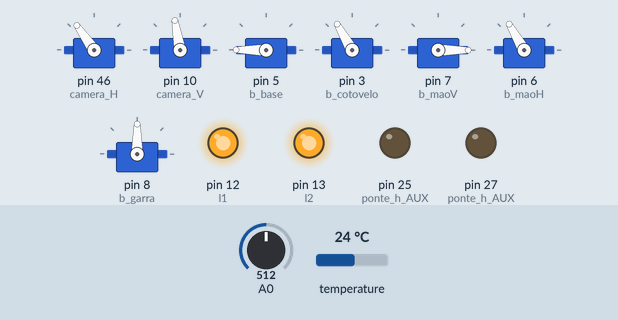
A sketch run on a simulated Arduino Mega 2560, built with avr-gcc and run on an emulated ATmega2560. Shown: 7 × servo, output pins drawn as LEDs (lit = HIGH). The test bench sets the inputs (shaded band); at power-on: A0 = 512, temperature 24 °C. Pins used as bus, display or sensor lines are not drawn; what the sketch prints to the serial monitor is not drawn.

Above: at 0.1 s.
Timing chart, 0 to 1.6 s (numbered marks = the images above):
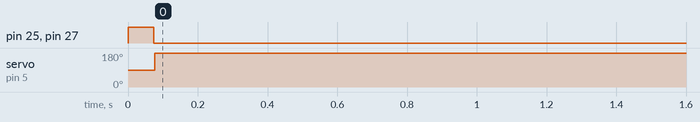

Measured:
- by itself, pin 25 (ponte_h_AUX), pin 27 (ponte_h_AUX): HIGH → LOW at 0.07 s
- by itself, servo on pin 5 (b_base): 90° → 180° at 0.08 s

The sketch:

tcc3Final.ino
```cpp
// Includes
#include <Servo.h>
#include <OneWire.h>
#include <DallasTemperature.h>

// Defines
#define ONE_WIRE_BUS 47     // Porta do pino de sinal do DS18B20
#define r1 41 //Azul e Branco
#define r2 38
#define l1 12 //Roxo e Cinza
#define l2 13

// Define uma instancia do oneWire para comunicacao com o sensor
OneWire oneWire(ONE_WIRE_BUS);
DallasTemperature sensors(&oneWire);
DeviceAddress sensor1;

// Variables
int count = 0;
int analogic_mq135 = 0;
char sensorGasString[5]={'\0','\0','\0','\0'};
char SensorTmpString[5]={'\0','\0','\0','\0'};

//Servo declarations
Servo camera_H;
Servo camera_V;
Servo b_base;
Servo b_cotovelo;
Servo b_maoV;
Servo b_maoH;
Servo b_garra;

//***********************************************************************************************************
//Initialisation Function
//***********************************************************************************************************

void setup()
{
  // set the digital pin as output and initialize LOW:
  pinMode(r1, OUTPUT);
  pinMode(r2, OUTPUT);
  pinMode(l1, OUTPUT);
  pinMode(l2, OUTPUT);

  digitalWrite(r1, HIGH);
  digitalWrite(r2, HIGH);
  digitalWrite(l1, HIGH);
  digitalWrite(l2, HIGH);

  pinMode(25, OUTPUT); // ponte h AUX
  digitalWrite(25, HIGH);
  pinMode(27, OUTPUT); // ponte h AUX
  digitalWrite(27, HIGH);

  // Turn the Serial Protocol ON
  Serial.begin(57600);  //First hardware serial is used for debugging only
  Serial1.begin(57600); //Arduino Mega 2560 is used, so hardware serial 1 is used

  // Inicia a leitura de sensores de temperatura
  sensors.begin();
  sensors.getAddress(sensor1, 0);

  //Configure camera servos and initial angle
  camera_H.attach(46);
  camera_V.attach(10);
  camera_H.write(125);
  camera_V.write(100);

  //Configure arm servos and initial angle
  b_base.attach(5);
  b_cotovelo.attach(3);
  b_maoV.attach(7);
  b_maoH.attach(6);
  b_garra.attach(8);

  b_maoH.write(120);
  delay(15);
  b_maoV.write(0);
  delay(15);
  b_cotovelo.write(120);
  delay(15);
  b_base.write(180);

  //Configure motors pins initial value
}

//************************************************************************************************************
//Main loop
//************************************************************************************************************

void loop()
{
  getstring();
  delay(50);
  // Would have preferred to update at 25Hz or higher (delay (40)) but reliability was reduced
}

//**************************************************************************************
//Other Functions
//**************************************************************************************

// void getstring ()
// This function sends an output to the C# program periodically, containing a final character "A"
// This function also receives strings sent via serial
// It stops receiving serial input when the "Z" character is detected

// Using comma locations in the saved char array, it saves the input throttle and steering
// values into separate char arrays. It also extracts other information (eg lights)
// It then writes to the throttle and steering variables (using the atoi function)

void getstring ()
{
  char inputstring[19];
  String testeEntrada;
  String outputstring;
  int bytesreceived = 0;
  int index = 0;
  int posindex = 0;
  char motorLVal = '5';
  char motorRVal = '5';
  char braco = ' ';
  char bracostring[4]={'\0','\0','\0'};
  char panstring[4]={'\0','\0','\0'};
  char tiltstring[4]={'\0','\0','\0'};
//  char slowmode;
//  int throttle_comma = 0;
  int motorL_comma = 1;
  int motorR_comma = 3;
  int braco_comma = 5;
  int braco_comma_val = 9;
  int pan_comma = 13;
  int tilt_comma = 17;
  int motorR = 5;
  int motorL = 5;
  int braco_val = 0;
  int braco_base = 180;
  int braco_cotovelo = 90;
  int braco_horizontal = 90;
  int braco_vertical = 90;
  int braco_garra = 160;
  int cam_pan = 125;
  int cam_tilt = 100;
  int data_valid = 0;
//  int counter = 0;

//receive and save serial input characters until a new line character is detected, or the char array is full.
//if received message is greater than 14 characters if (Serial.available() > 18)
  if (Serial.available()> 17)
  {
    //counter = Serial.available();
    //testeEntrada = Serial.readStringUntil ('Y');
    testeEntrada = Serial.readString();
    //Serial.print(testeEntrada);
    //read bytes until it finds a 'Z' (90), or 19 characters are reached, save into inputstring
    //inputstring[testeEntrada.length()] = 0;  //make last character 0
    //Serial.print(testeEntrada.length());

    if(testeEntrada.lastIndexOf('Y') == 18)
    {
      testeEntrada.toCharArray(inputstring, 18);
    }

//    for(int i=0; i < testeEntrada.length();i++)
//    {
//      Serial.print(inputstring[i]);
//    }

    if (inputstring[3]==',') //if (testeEntrada.length() > 18 && inputstring[3]==',' && inputstring[19]=='Y')
    {
      data_valid = 1;
      //Serial.println("OK");
    }
  }

  // Comma locations, based on the following input string structure:
  // L,R,B,BRA,PAM,TIL,Y
  // where L = motorL, R = motorR, B = archer, BRA = arm value, PAM = camera pan, TIL = camera vertical tilt, Y = check character

//  motorR_comma = 3;
//  motorL_comma = 7;
//  slowmode_comma = 9;
//  pan_comma = 13;
//  tilt_comma = 17;

  if (data_valid == 1)
  {
    motorLVal = inputstring[motorL_comma-1];
//    Serial.print(motorLString);
//    Serial.print('\n');
//    motorL = atoi(&motorLVal);
//    if (motorL < 4 || motorL >  6)
//    {
//      motorL = 5;
//    }
    if(motorLVal == '4')
      motorL = 4;
    if(motorLVal == '5')
      motorL = 5;
    if(motorLVal == '6')
      motorL = 6;

   motorRVal = inputstring[motorR_comma-1];
    if(motorRVal == '4')
      motorR = 4;
    if(motorRVal == '5')
      motorR = 5;
    if(motorRVal == '6')
      motorR = 6;
  }
  else
  {
    //stop the car if invalid input data is detected
    motorL = 5;
    motorR = 5;
  }

  //Save the arm character
  if (data_valid ==1)
  {
    braco = inputstring[braco_comma-1];
  }
  else
  {
    braco = 'B';
  }

  //Write the arm data to a separate character array
  posindex = 0;
  for (index=braco_comma+1; (index<pan_comma && posindex < 4); index++)
  {
    bracostring[posindex] = inputstring[index];
    posindex++;
  }

  if (data_valid == 1)
  {
    braco_val = atoi(bracostring);
  }
  else
  {
//     if (braco == 'B')
//    {
//      braco_base = 180;
//    }
//    if (braco == 'C')
//    {
//      braco_cotovelo = 90;
//    }
//    if (braco == 'H')
//    {
//      braco_horizontal = 90;
//    }
//    if (braco == 'V')
//    {
//      braco_vertical = 90;
//    }
//    if (braco == 'G')
//    {
//      braco_garra = 160;
//    }
  }


  //Write the camera pan data to a separate character array
  posindex = 0;
  for (index=braco_comma_val+1; (index<pan_comma && posindex < 4); index++)
  {
    panstring[posindex] = inputstring[index];
    posindex++;
  }
  if (data_valid == 1)
  {
    cam_pan = atoi(panstring);
    camera_H.write(cam_pan);
  }


  //Write the camera tilt data to a separate character array
  posindex = 0;
  for (index=pan_comma+1; (index<tilt_comma && posindex < 4); index++)
  {
    tiltstring[posindex] = inputstring[index];
    posindex++;
  }
  if (data_valid == 1)
  {
    cam_tilt = atoi(tiltstring);
    camera_H.write(cam_tilt);
  }

  process_motorR(motorR);
  process_motorL(motorL);
//  process_braco(braco_val, braco);
  process_cam_pan(cam_pan);
  process_cam_tilt(cam_tilt);
//  Serial.println(motorR);
//  Serial.println(motorR);
//  Serial.println(braco_val);
//  Serial.println(braco);
//  Serial.println(cam_pan);
//  Serial.println(cam_tilt);
  ler_sensor_gases();
  ler_sensor_temperatura();
//
//  //write the output back to C# program
//  //A and Z are frame markers, to indicate the start and end of the message
//  outputstring = "A," + String(throttlestring) + ',' + String(steerstring) + ',' + String(slowmode) + ',' + String(sensorGas) + ',' + String(SensorTmp) + ',' + rumble + ",Z" + '\n';
//
  outputstring = "A," + String(sensorGasString) + ',' + String(SensorTmpString) + ",Z" + '\n';
// outputstring = "A," + String(600) + ',' + String(600) + ",s," + String(600) + ',' + String(600) + ",Z" + '\n';

//  debug code - output various things through Hardware serial (i.e. Arduino USB cable)
//  Serial.print (inputstring);
//  Serial.print ('\n');
//  Serial.print (bytesreceived);
//  Serial.print ('\n');
//  Serial.print (data_valid);
//  Serial.print ('\n');
//  Serial.print ('\n');
//  Serial.print ("  ");
//  Serial.print (counter);
//  Serial.print ('\n');
//  Serial.print (outputstring);
//  Serial.print ('\n');
//  Serial.print ('\n');
//
   Serial.print (outputstring);
//
  data_valid = 0;
  //delay (75);
}
//
//void process_steering (int steervalue)
//{
//  //C# program sends a value between 400 (full left) to 600 (full right)
//  //The steering servo expects an angle between 120 (full left) and 60 (full right)
//  //133 was used due to my car's wonky axles. 133 is full left, and 60 is full right
//  float steer_angle = map (steervalue, 400, 600, 133, 60);
//  steer_servo.write(steer_angle);
//}

void process_motorL (int motorLvalue)
{
//C# program sends a value between 400 (full reverse) to 600 (full forwards)
//The speed controller expects a value between 0 (full reverse) and 180 (full forwards)
//  if (slowmode == 'F')
//  {
//    //max throttle is full speed
//    float throttle_mapped = map (throttlevalue, 400, 600, 0, 180);
//    throttle_ESC.write(throttle_mapped);
//  }
//  else if (slowmode == 'S')
//  {
//    //max throttle limited to half speed in slow mode
//    float throttle_mapped = map (throttlevalue, 400, 600, 45, 135);
//    throttle_ESC.write(throttle_mapped);
//  }

    //Serial.println(motorLvalue);
    if (motorLvalue == 4)
    {
      digitalWrite(27,HIGH);
      digitalWrite(l1,HIGH);
      digitalWrite(l2,LOW);
    }
    if (motorLvalue == 6)
    {
      digitalWrite(27,HIGH);
      digitalWrite(l1,LOW);
      digitalWrite(l2,HIGH);
    }
      if (motorLvalue == 5)
    {
      digitalWrite(27,LOW);
    }
}

void process_motorR (int motorRvalue)
{
    //Serial.println(motorRvalue);

    if (motorRvalue == 4)
    {
      digitalWrite(25,HIGH);
      digitalWrite(r1,HIGH);
      digitalWrite(r2,LOW);
    }
    if (motorRvalue == 6)
    {
      digitalWrite(25,HIGH);
      digitalWrite(r1,LOW);
      digitalWrite(r2,HIGH);
    }
      if (motorRvalue == 5)
    {
      digitalWrite(25,LOW);
    }
}

void process_braco (int braco_val, char braco)
{
  //C# program sends a value between 400 (full reverse) to 600 (full forwards)
  //The speed controller expects a value between 0 (full reverse) and 180 (full forwards)
  if (braco == 'B')
  {
    // movimentar base
    float base_mapped = map (braco_val, 400, 600, 90, 180);
    b_base.write(base_mapped);
  }
  if (braco == 'C')
  {
    //movimentar cotovelo
    float cotovelo_mapped = map (braco_val, 400, 600, 90, 150);
    b_cotovelo.write(cotovelo_mapped);
  }
  if (braco == 'H')
  {
    //movimentar mao horizontal
    float horizontal_mapped = map (braco_val, 400, 600, 0, 100);
    b_maoH.write(horizontal_mapped);
  }
  if (braco == 'V')
  {
    //movimentar mao vertical
    float vertical_mapped = map (braco_val, 400, 600, 60, 180);
    b_maoV.write(vertical_mapped);
  }
  if (braco == 'G')
  {
    //movimentar mao vertical
    float garra_mapped = map (braco_val, 400, 600,30, 160);
    b_garra.write(garra_mapped);
  }
}

void process_cam_pan (int panvalue)
{
  //C# program sends a value between 100 (full left) to 300 (full right)
  //servo range is limited to 20 degreees to 160 degrees (90 is centre)
  //left/right is reversed due to the way the servo is mounted
  //float pan_mapped = map (panvalue, 100, 300, 180, 0);
  camera_H.write(panvalue);
}

void process_cam_tilt (int tiltvalue)
{
  //C# program sends a value between 100 (full down) to 300 (full right)
  //servo range is limited to 75 degrees to 160 degrees, but want 90 degrees to be the centre
  //float tilt_mapped = map (200, 100, 300, 45, 140);

  camera_V.write(tiltvalue);
}

void ler_sensor_gases ()
{
  analogic_mq135 = analogRead(0);
  sprintf(sensorGasString, "%d", analogic_mq135);
  //Serial.println(analogic_mq135);
}

void ler_sensor_temperatura ()
{
  sensors.requestTemperatures();
  int tempC = sensors.getTempC(sensor1);
  sprintf(SensorTmpString, "%d", tempC);
  //Serial.println(tempC);
}
```
